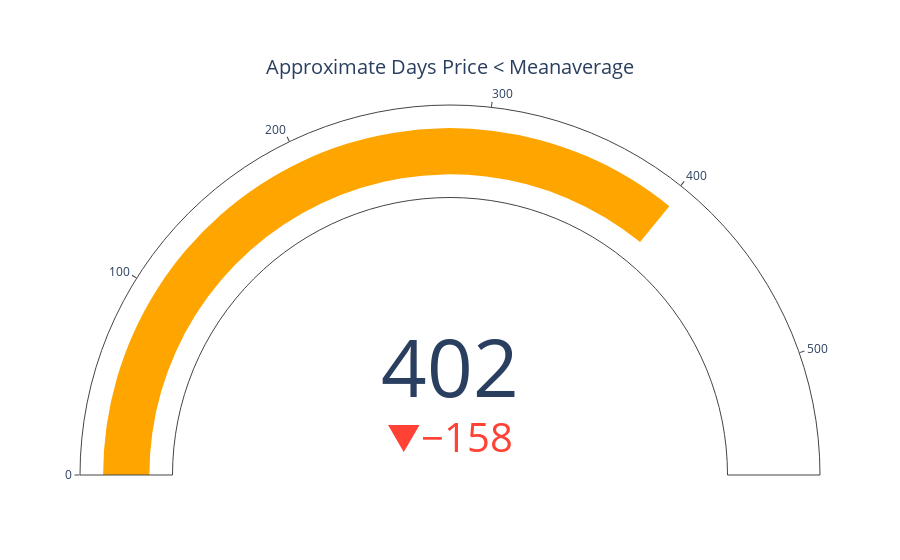

Notebook code for this chart:
### Code cell
import plotly.graph_objects as go

fig = go.Figure(go.Indicator(
    domain = {'x': [0, 1], 'y': [0, 1]},
    value = sincealltimehigh,
    mode = "gauge+number+delta",
    title = {'text': "Approximate Days Price < Meanaverage"},
      delta = {'reference': averageunder},
    gauge = {'axis': {'range': [None, averageunder],},
    'bar': {'color': "orange"},}))


fig.show()
fig.write_html("../static/daysUnder.html")

### Figure 1 — Plotly figure (JSON) as saved in the notebook; plotly's stock layout.template omitted (floating-point values rounded to 4 significant figures)
{"data": [{"delta": {"reference": 560}, "domain": {"x": [0, 1], "y": [0, 1]}, "gauge": {"axis": {"range": [null, 560]}, "bar": {"color": "orange"}}, "mode": "gauge+number+delta", "title": {"text": "Approximate Days Price < Meanaverage"}, "type": "indicator", "value": 402}], "layout": {}}
